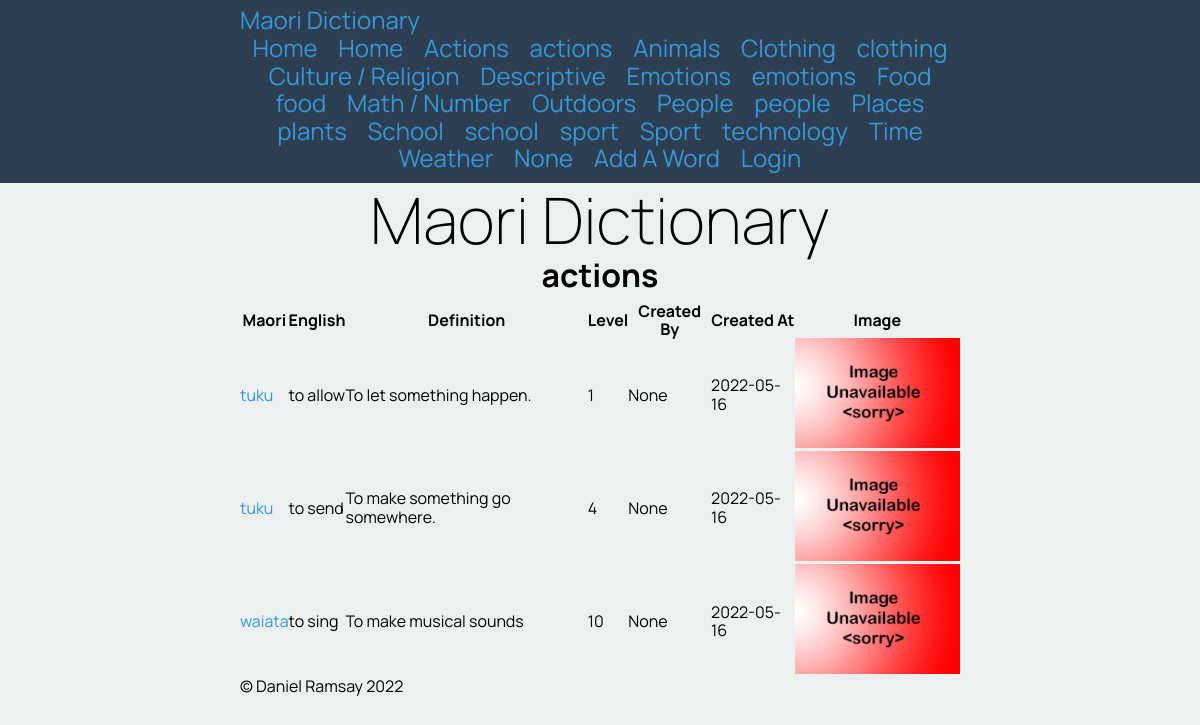
The page /category/actions on the database as committed earlier.
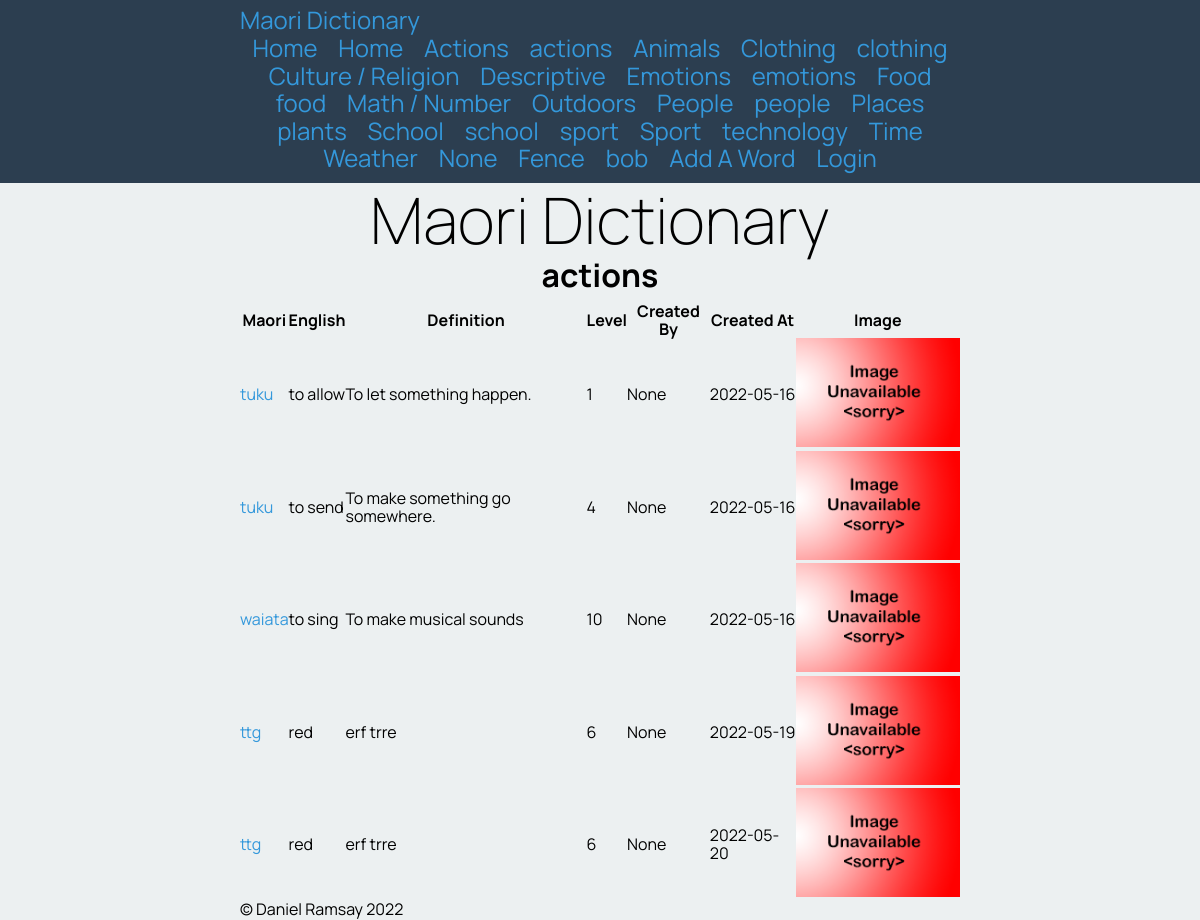
The same page on the database as committed later.
### tables this page shows
CREATE TABLE "maori_words"
(
    id           integer
        primary key autoincrement,
    english_name char(60),
    created_by   char(60),
    created_at   datetime,
    maori_name   char(60),
    category     varchar(60),
    level        integer
, definition varchar(120), image_filename varchar(120));

### app.py (the view)
@app.route('/category/<category_name>')
def site_category(category_name):
    query = "SELECT maori_name, english_name, definition, level, created_by, created_at, image_filename \
            FROM maori_words WHERE category = ?"
    con = create_connection(DATABASE)
    cur = con.cursor()
    cur.execute(query, (category_name,))
    maori_names = cur.fetchall()
    con.close()
    print(maori_names)
    return render_template("category.html", logged_in=is_logged_in(), categories=get_categories(), category_name=category_name, maori_names=maori_names)

### app.py (called while the page is built)
def create_connection(db_file):
    try:
        connection = sqlite3.connect(db_file)
        return connection
    except Error as e:
        print(e)
    return None

def is_logged_in():
    if session.get("email") is None:
        print("not logged in")
        return False
    else:
        print("logged in")
        return True

def get_categories():
    query = "SELECT distinct category FROM maori_words"
    con = create_connection(DATABASE)
    cur = con.cursor()
    cur.execute(query)
    category_list = cur.fetchall()
    con.close()
    print(category_list)
    return category_list

### templates/category.html
{% extends 'base.html' %}
{% block pageheading %}
{{category_name}}
{% endblock %}
{% block main %}
<table>
    <tr>
        <th>Maori</th>
        <th>English</th>
        <th>Definition</th>
        <th>Level</th>
        <th>Created By</th>
        <th>Created At</th>
        <th>Image</th>
        </tr>
        <tbody>
            {% for maori_name in maori_names %}
                <tr>
                    <td><a href='/category/{{ category_name }}/{{ maori_name[0] }}'>{{ maori_name[0] }}</a></td>
                    <td>{{ maori_name[1] }}</td>
                    <td>{{ maori_name[2] }}</td>
                    <td>{{ maori_name[3] }}</td>
                    <td>{{ maori_name[4] }}</td>
                    <td>{{ maori_name[5] }}</td>
                    {% if maori_name[6] %}
                        <td><img src='/static/images/{{maori_name[6]}}'></td>
                    {% else %}
                        <td><img src='/static/images/noimage.png'></td>
                    {% endif %}
                </tr>
            {% endfor %}
        </tbody>
    </table>
{% endblock %}

### templates/base.html (shortened to what this page needs)
<!DOCTYPE html>
<html>
<head>
    <link rel="stylesheet" href="https://cdnjs.cloudflare.com/ajax/libs/normalize/8.0.1/normalize.css"/>
    <link href="{{ url_for('static', filename='clean_view.css')}}" rel="stylesheet">
</head>
<body>
<nav>
    <div class="container">
        <div class="navbar-brand">Maori Dictionary</div>
        <div class="navbar-links">
            <a href="/">Home</a>
            <a href="/category/">Home</a>
            {% for category in categories %}
                <a href="/category/{{ category[0] }}">{{ category[0] }}</a>
            {% endfor %}
            <a href="/add_word">Add A Word</a>
            {% if logged_in %}
                <a href="/logout">Log Out</a>
            {% else %}
                <a href="/login">Login</a>
            {% endif %}
        </div>
    </div>
</nav>
<div class="container">
    <header>
        <h1>Maori Dictionary</h1>
        <h2>{% block pageheading %}{% endblock %}</h2>
    </header>
    <main>
        {% block main %}{% endblock %}
    </main>
    <footer>
        <p>
            &copy; Daniel Ramsay 2022
        </p>
    </footer>
</div>
</body>
</html>

### static/clean_view.css (style rules this page uses)
* { font-family: 'Manrope', sans-serif; padding: 0; margin: 0; box-sizing: border-box; }
body { background-color: rgba(236, 240, 241, 1.0); }
.container { width: 60vw; margin: auto; }
.container::after { content: ""; clear: both; display: table; }
img { max-width: 100%; }
h1 { text-align: center; font-weight: 200; font-size: 4rem; margin: 0; }
h2 { font-size: 2rem; text-align: center; margin: 0 0 0.5rem 0; }
nav { background-color: rgba(44, 62, 80, 1.0); text-align: center; font-size: 1.5rem; padding-top: 0.4rem; padding-bottom: 0.7rem; color: rgba(52, 152, 219, 1.0); }
.navbar-brand { display: inline; float: left; }
.navbar-links { display: inline; float: right; }
nav a { padding: 0 0.5rem; font-size: 1.5rem; }
a, a:visited { color: rgba(52, 152, 219, 1.0); text-decoration: none; }
table { border-collapse: collapse; }

Rows that differ between the two databases and show on the page:
added maori_words: maori_name "ttg", english_name "red", definition "erf trre", level "6", maori_name "None", created_at "2022-05-19"
added maori_words: maori_name "ttg", english_name "red", definition "erf trre", level "6", maori_name "None", created_at "2022-05-20"
Other text that changed with them:
new list line: "Fence"
new list line: "bob"
